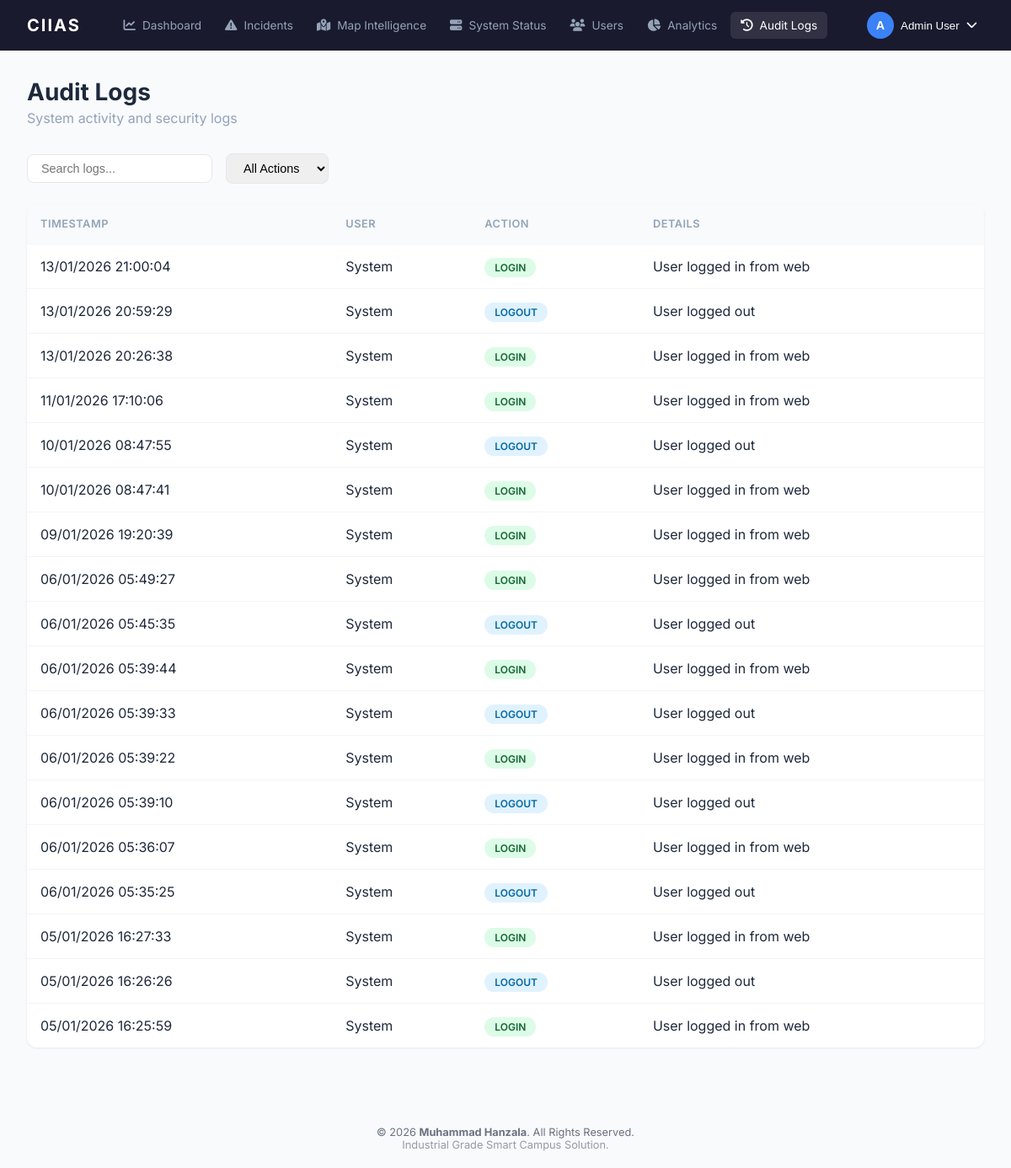
/audit-logs (signed in), run on an earlier commit of the app's database.
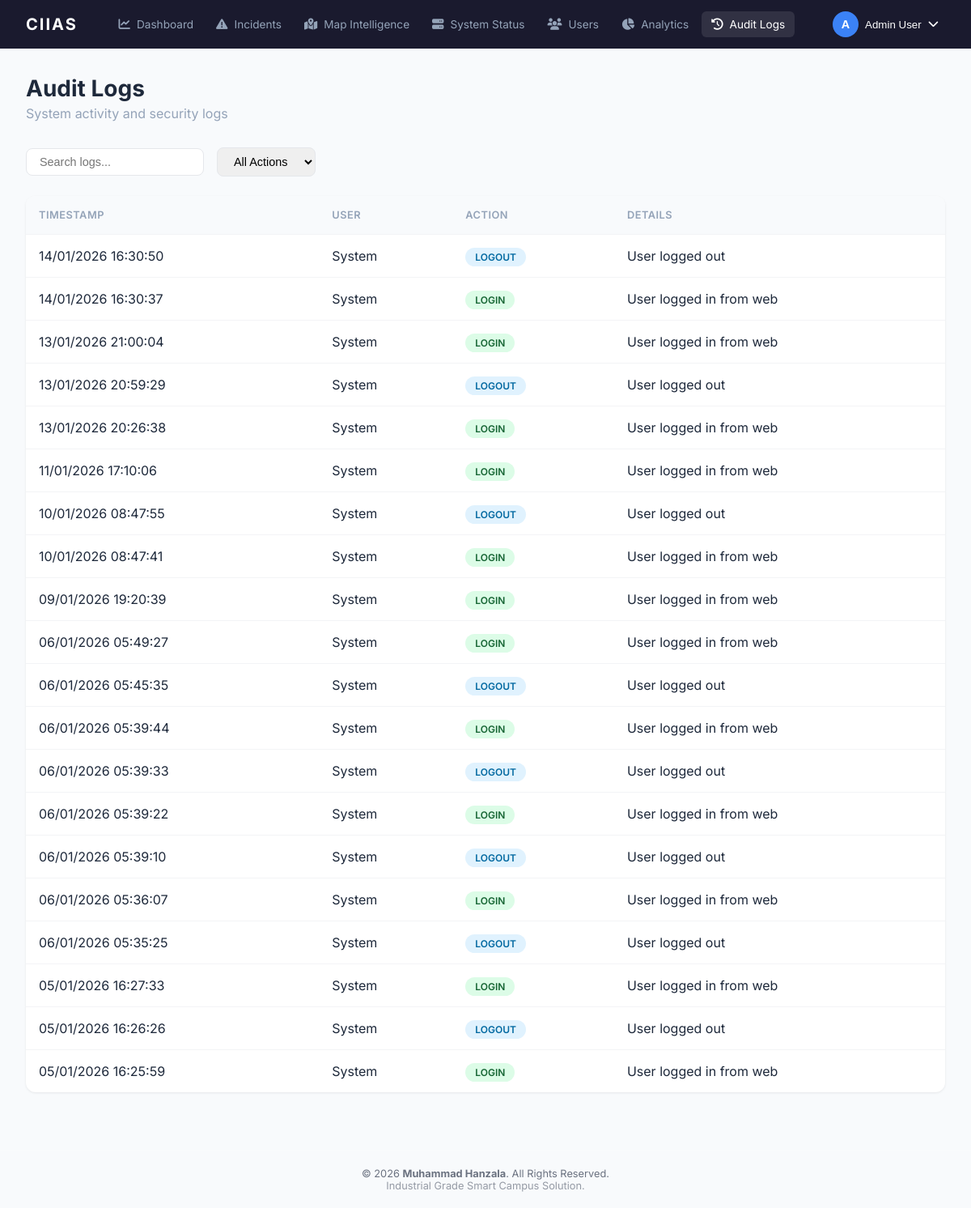
And on a later commit of the database.
### app/models.py (models this page shows, shortened)
class AuditLog(db.Model):
    __tablename__ = 'audit_logs'
    id = db.Column(db.Integer, primary_key=True)
    user_id = db.Column(db.Integer, db.ForeignKey('users.id'), nullable=True)
    action = db.Column(db.String(64))
    details = db.Column(db.Text)
    timestamp = db.Column(db.DateTime, default=datetime.utcnow)

### app/web/routes.py (the view)
@web_bp.route('/audit-logs')
@role_required(ROLE_ADMIN)
def audit_logs():
    logs = AuditLog.query.order_by(AuditLog.timestamp.desc()).limit(100).all()
    return render_template('audit_logs.html', logs=logs)

### app/utils.py (called while the page is built)
def role_required(*roles):
    def decorator(f):
        @wraps(f)
        def decorated_function(*args, **kwargs):
            if 'user_id' not in session:
                flash('Please login to access this page')
                return redirect(url_for('web.login'))
            user_role = session.get('user_role', 'student')
            if user_role not in roles:
                flash('You do not have permission to access this page')
                return redirect(url_for('web.dashboard'))
            return f(*args, **kwargs)
        return decorated_function
    return decorator

def has_permission(user_role, permission):
    return permission in PERMISSIONS.get(user_role, [])

### app/web/routes.py (called while the page is built)
@web_bp.context_processor
def inject_permissions():
    def check_permission(permission):
        return has_permission(session.get('user_role', 'student'), permission)
    return dict(has_permission=check_permission)

### app/templates/audit_logs.html (shortened to what this page needs)
{% extends "base.html" %}
{% block content %}
<div class="page-container">
    <div class="page-header">
        <h1>Audit Logs</h1>
        <p>System activity and security logs</p>
    </div>
    <div class="filters">
        <input type="text" placeholder="Search logs..." id="searchLog" onkeyup="filterLogs()">
        <select id="actionFilter" onchange="filterLogs()">
            <option value="">All Actions</option>
        </select>
    </div>
    <table class="data-table" id="logsTable">
        <thead>
            <tr>
                <th>Timestamp</th>
                <th>User</th>
                <th>Action</th>
                <th>Details</th>
            </tr>
        </thead>
        <tbody>
            {% for log in logs %}
            <tr data-action="{{ log.action }}">
                <td>{{ log.timestamp.strftime('%d/%m/%Y %H:%M:%S') }}</td>
                <td>{{ log.user.name if log.user else 'System' }}</td>
                <td><span class="badge badge-{{ 'success' if 'LOGIN' in log.action else 'info' }}">{{ log.action
                        }}</span></td>
                <td>{{ log.details }}</td>
            </tr>
            {% else %}
            <tr>
                <td colspan="4" style="text-align:center;color:var(--text-light);padding:2rem;">No logs found</td>
            </tr>
            {% endfor %}
        </tbody>
    </table>
</div>
{% endblock %}

### app/templates/base.html (shortened to what this page needs)
<!DOCTYPE html>
<html lang="en">
<head>
    <link rel="stylesheet" href="https://cdnjs.cloudflare.com/ajax/libs/font-awesome/6.4.0/css/all.min.css">
    <link rel="stylesheet" href="https://unpkg.com/leaflet@1.9.4/dist/leaflet.css">
    <link rel="stylesheet" href="{{ url_for('static', filename='css/ciias.css') }}">
</head>
<body>
    <nav class="top-navbar">
        <div class="nav-brand">CIIAS</div>
        <div class="nav-links">
            <a href="{{ url_for('web.dashboard') }}" class="{{ 'active' if request.endpoint == 'web.dashboard' }}">
                <i class="fas fa-chart-line"></i> Dashboard
            </a>
            <a href="{{ url_for('web.incidents') }}" class="{{ 'active' if 'incident' in request.endpoint }}">
                <i class="fas fa-exclamation-triangle"></i> Incidents
            </a>
            <a href="{{ url_for('web.map_intelligence') }}"
                class="{{ 'active' if request.endpoint == 'web.map_intelligence' }}">
                <i class="fas fa-map-marked-alt"></i> Map Intelligence
            </a>
            <a href="{{ url_for('web.system_status') }}"
                class="{{ 'active' if request.endpoint == 'web.system_status' }}">
                <i class="fas fa-server"></i> System Status
            </a>
            {% if has_permission('users') %}
            <a href="{{ url_for('web.users') }}" class="{{ 'active' if request.endpoint == 'web.users' }}">
                <i class="fas fa-users"></i> Users
            </a>
            {% endif %}
            {% if has_permission('analytics') %}
            <a href="{{ url_for('web.analytics') }}" class="{{ 'active' if request.endpoint == 'web.analytics' }}">
                <i class="fas fa-chart-pie"></i> Analytics
            </a>
            {% endif %}
            {% if has_permission('audit_logs') %}
            <a href="{{ url_for('web.audit_logs') }}" class="{{ 'active' if request.endpoint == 'web.audit_logs' }}">
                <i class="fas fa-history"></i> Audit Logs
            </a>
            {% endif %}
        </div>
        <div class="nav-user">
            <div class="dropdown">
                <button class="dropdown-toggle" onclick="toggleDropdown()">
                    <span class="user-avatar">{{ session.get('user_name', 'U')[0] }}</span>
                    <span>{{ session.get('user_name', 'User') }}</span>
                    <i class="fas fa-chevron-down"></i>
                </button>
            </div>
        </div>
    </nav>
    {% block content %}{% endblock %}
    <footer
        style="text-align: center; padding: 20px; color: #6b7280; font-size: 0.8rem; margin-top: 40px; border-top: 1px solid rgba(255,255,255,0.1);">
        &copy; 2026 <strong>Muhammad Hanzala</strong>. All Rights Reserved. <br>
        <span style="opacity: 0.7;">Industrial Grade Smart Campus Solution.</span>
    </footer>
</body>
</html>

### app/static/css/ciias.css (style rules this page uses)
:root { --primary: #1e3a5f; --primary-light: #2d5a8e; --accent: #3b82f6; --accent-hover: #2563eb; --bg-dark: #1a1a2e; --bg-light: #f8fafc; --text-light: #94a3b8; --text-dark: #1e293b; --success: #22c55e; --warning: #f59e0b; --danger: #ef4444; --info: #06b6d4; }
* { box-sizing: border-box; margin: 0; padding: 0; }
body { font-family: 'Inter', -apple-system, BlinkMacSystemFont, sans-serif; background: var(--bg-light); color: var(--text-dark); }
.top-navbar { background: var(--bg-dark); padding: 0 2rem; display: flex; align-items: center; justify-content: space-between; height: 60px; position: sticky; top: 0; z-index: 1000; }
.nav-brand { color: white; font-size: 1.25rem; font-weight: 700; letter-spacing: 2px; }
.nav-links { display: flex; gap: 0.25rem; }
.nav-links a { color: var(--text-light); text-decoration: none; padding: 0.5rem 0.75rem; border-radius: 6px; font-size: 0.85rem; transition: all 0.2s; display: flex; align-items: center; gap: 0.5rem; }
.nav-links a:hover, .nav-links a.active { color: white; background: rgba(255, 255, 255, 0.1); }
.nav-links a i { font-size: 0.9rem; }
.nav-user { position: relative; }
.dropdown-toggle { display: flex; align-items: center; gap: 0.5rem; background: none; border: none; color: white; cursor: pointer; padding: 0.5rem; border-radius: 8px; }
.user-avatar { width: 32px; height: 32px; background: var(--accent); border-radius: 50%; display: flex; align-items: center; justify-content: center; font-weight: 600; font-size: 0.9rem; }
.page-container { padding: 2rem; max-width: 1400px; margin: 0 auto; }
.page-header { margin-bottom: 2rem; }
.page-header h1 { font-size: 1.75rem; font-weight: 700; color: var(--text-dark); }
.page-header p { color: var(--text-light); margin-top: 0.25rem; }
.badge { padding: 0.25rem 0.75rem; border-radius: 20px; font-size: 0.75rem; font-weight: 600; }
.badge-success { background: #dcfce7; color: #166534; }
.badge-info { background: #e0f2fe; color: #0369a1; }
.data-table { width: 100%; border-collapse: collapse; background: white; border-radius: 12px; overflow: hidden; box-shadow: 0 1px 3px rgba(0, 0, 0, 0.08); }
.data-table th, .data-table td { padding: 1rem; text-align: left; border-bottom: 1px solid #f3f4f6; }
.data-table th { background: #f8fafc; font-weight: 600; font-size: 0.8rem; color: var(--text-light); text-transform: uppercase; letter-spacing: 0.5px; }
.data-table tr:last-child td { border-bottom: none; }
.filters { display: flex; gap: 1rem; margin-bottom: 1.5rem; flex-wrap: wrap; align-items: center; }
.filters select, .filters input { padding: 0.5rem 1rem; border: 1px solid #e5e7eb; border-radius: 8px; font-size: 0.9rem; }

What changed in the data, as far as the page shows it:
added AuditLog: timestamp "14/01/2026 16:30:50", user "System", action "LOGOUT", details "User logged out"
added AuditLog: timestamp "14/01/2026 16:30:37", user "System", action "LOGIN", details "User logged in from web"
